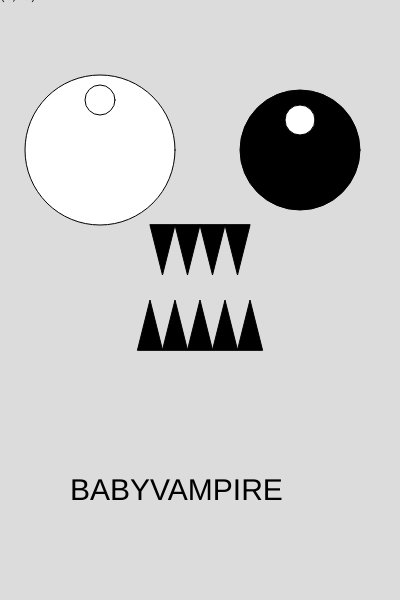
Frame 1 (no input)
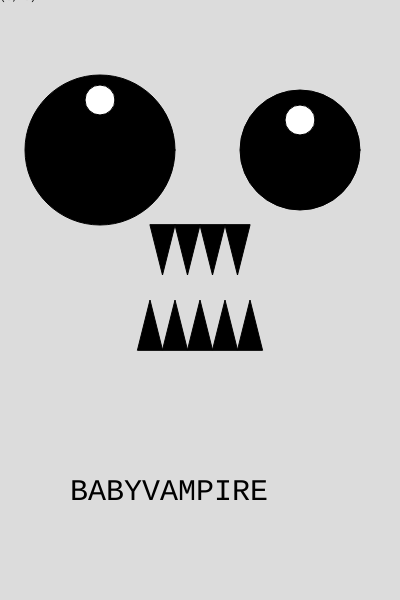
Frame 60 (no input)
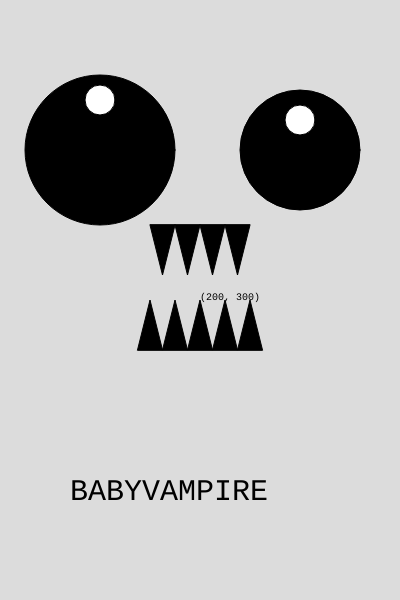
Frame 120 (the mouse pressed at the canvas centre since frame 60)

The p5.js sketch that drew these frames (run headless with seeded random() and noise() and a simulated clock; from frame 60 on, the mouse is pressed at the canvas centre):

// p5.js sketch
// ── sketch.js

function setup() {
  createCanvas(400, 600);
}

function draw() {
  background(220);

  circle(100,150,150);
  fill(255, 255, 255);
  circle(100,100,30);
  fill(0,0,0);
  
  circle(300,150,120);
  fill(255, 255, 255);
  circle(300,120,30);
  fill(0,0,0);
  
  trigX=150
  trigY=225
  teethWid=12.5
  teethLeng=50
  triangle(trigX, trigY, trigX+teethWid, trigY+teethLeng, trigX+2*teethWid, trigY);
  trigX=trigX+25
  triangle(trigX, trigY, trigX+teethWid, trigY+teethLeng, trigX+2*teethWid, trigY);
  trigX=trigX+25

  triangle(trigX, trigY, trigX+teethWid, trigY+teethLeng, trigX+2*teethWid, trigY);
  trigX=trigX+25

  triangle(trigX, trigY, trigX+teethWid, trigY+teethLeng, trigX+2*teethWid, trigY);

  
  trigX=150-12.5
  trigY=350
  teethLeng=-teethLeng
  triangle(trigX, trigY, trigX+teethWid, trigY+teethLeng, trigX+2*teethWid, trigY);
  trigX=trigX+25
  triangle(trigX, trigY, trigX+teethWid, trigY+teethLeng, trigX+2*teethWid, trigY);
  trigX=trigX+25
  triangle(trigX, trigY, trigX+teethWid, trigY+teethLeng, trigX+2*teethWid, trigY);
  trigX=trigX+25
  triangle(trigX, trigY, trigX+teethWid, trigY+teethLeng, trigX+2*teethWid, trigY);
  trigX=trigX+25
  triangle(trigX, trigY, trigX+teethWid, trigY+teethLeng, trigX+2*teethWid, trigY);
  
  textSize(30)
  text("BABYVAMPIRE", 70,500);
  textFont('Courier New');
  
  textSize(10)
  text("(" + mouseX + ", " + mouseY + ")", mouseX, mouseY);
}
